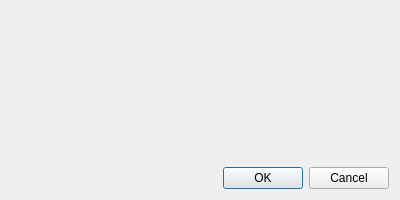
<?xml version="1.0" encoding="UTF-8"?>
<ui version="4.0">
 <class>Dialog</class>
 <widget class="QDialog" name="Dialog">
  <property name="geometry">
   <rect>
    <x>0</x>
    <y>0</y>
    <width>400</width>
    <height>200</height>
   </rect>
  </property>
  <property name="sizePolicy">
   <sizepolicy hsizetype="Preferred" vsizetype="Preferred">
    <horstretch>0</horstretch>
    <verstretch>0</verstretch>
   </sizepolicy>
  </property>
  <property name="minimumSize">
   <size>
    <width>400</width>
    <height>200</height>
   </size>
  </property>
  <property name="windowTitle">
   <string>Select Tenant</string>
  </property>
  <layout class="QVBoxLayout" name="verticalLayout">
   <item>
    <widget class="QWidget" name="tenants_widget">
     <layout class="QVBoxLayout" name="tenants_widget_layout"/>
    </widget>
   </item>
   <item>
    <spacer name="verticalSpacer">
     <property name="orientation">
      <enum>Qt::Vertical</enum>
     </property>
     <property name="sizeType">
      <enum>QSizePolicy::Expanding</enum>
     </property>
     <property name="sizeHint" stdset="0">
      <size>
       <width>0</width>
       <height>0</height>
      </size>
     </property>
    </spacer>
   </item>
   <item>
    <widget class="QDialogButtonBox" name="buttonBox">
     <property name="standardButtons">
      <set>QDialogButtonBox::Cancel|QDialogButtonBox::Ok</set>
     </property>
    </widget>
   </item>
  </layout>
 </widget>
 <resources/>
 <connections>
  <connection>
   <sender>buttonBox</sender>
   <signal>accepted()</signal>
   <receiver>Dialog</receiver>
   <slot>accept()</slot>
  </connection>
  <connection>
   <sender>buttonBox</sender>
   <signal>rejected()</signal>
   <receiver>Dialog</receiver>
   <slot>reject()</slot>
  </connection>
 </connections>
</ui>
